Frame 1 (no input): blank canvas, image omitted
Frame 60 (no input): blank canvas, image omitted
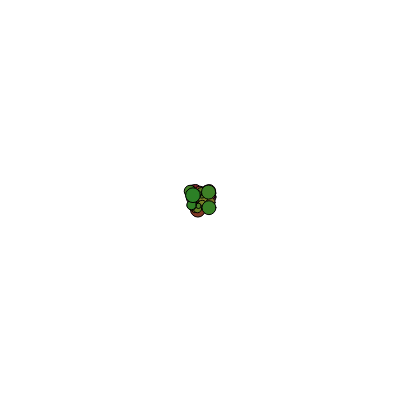
Frame 120 (the mouse pressed at the canvas centre since frame 60)

The p5.js sketch whose frames 1 and 60 were blank and that drew this single picture after the mouse press (run headless with seeded random() and noise() and a simulated clock; from frame 60 on, the mouse is pressed at the canvas centre):

// p5.js sketch
// ── sketch.js

function setup() {
  createCanvas(400, 400);
  console.log("whatever")
}

var myhue = 0

 function draw() {
  colorMode(HSB);
  var xPos =random(20) -10 ;
  var yPos = random(20) -10 ;
  var circleSize = 5 + random(10);
  myhue += 4;
  //stroke(myhue,30,100);
  stroke (0);
  fill(myhue,70,50);
  strokeWeight(1);



  if (myhue>360) {
    myhue = 0;
  }

  if (mouseIsPressed) {
      //line(mouseX,mouseY,pmouseX+xPos,pmouseY+yPos);
      ellipse(mouseX+xPos, mouseY+yPos,circleSize,circleSize);
  }
  if (keyIsPressed) {
    background(255);
  }
 }
